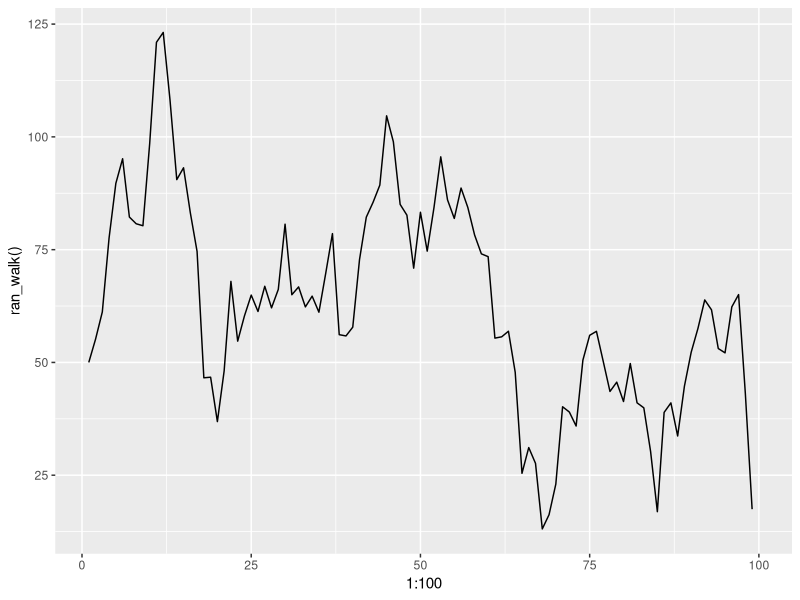
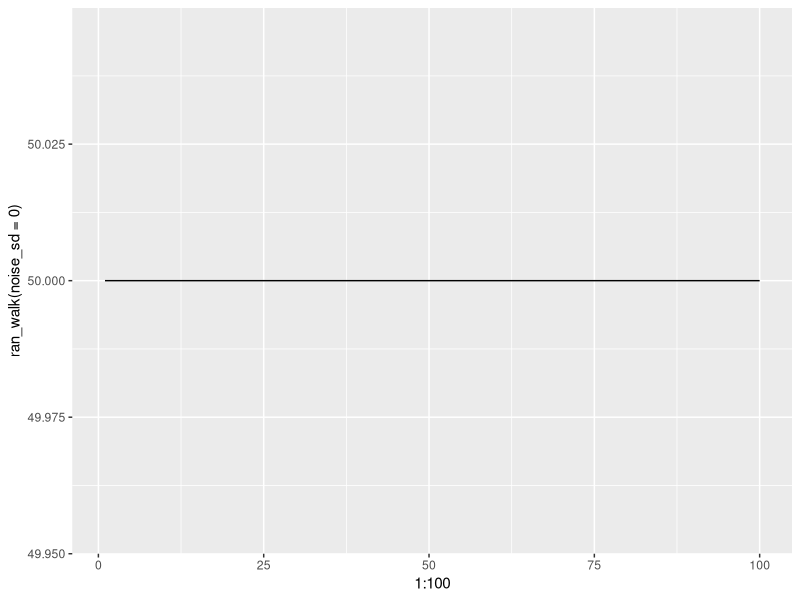
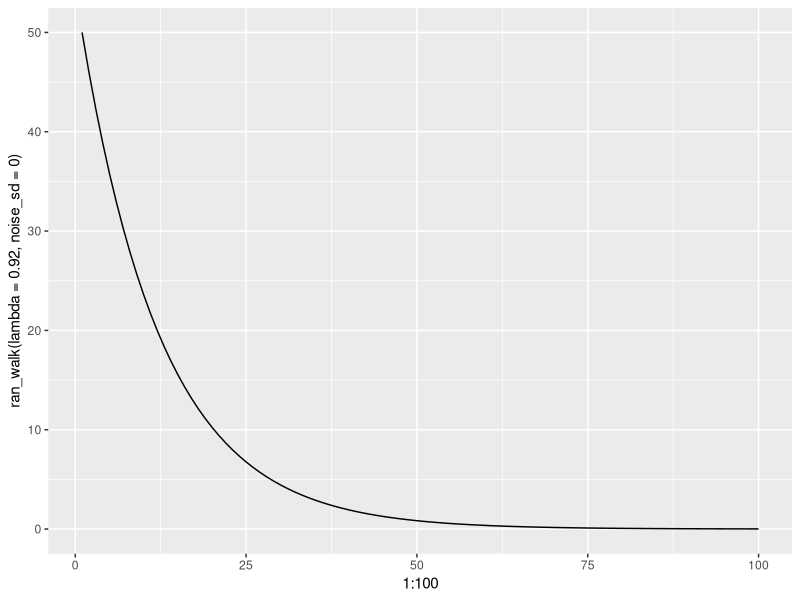
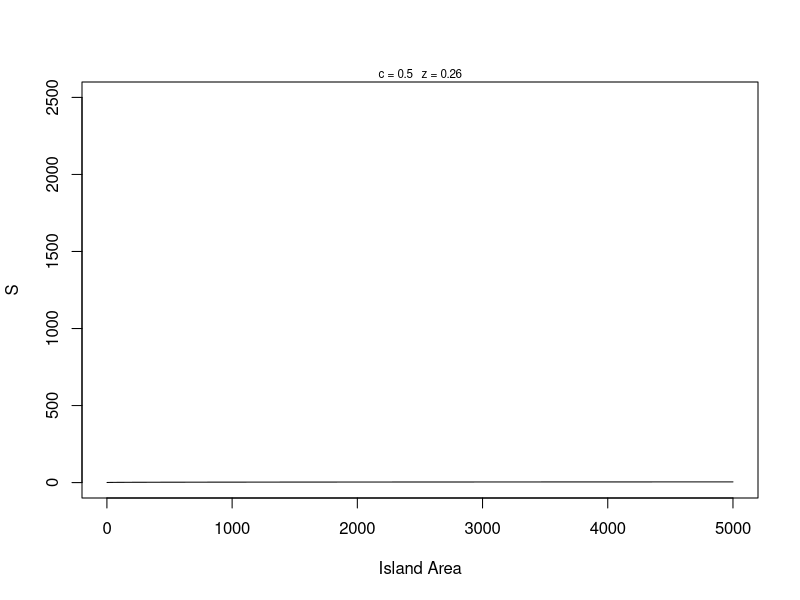
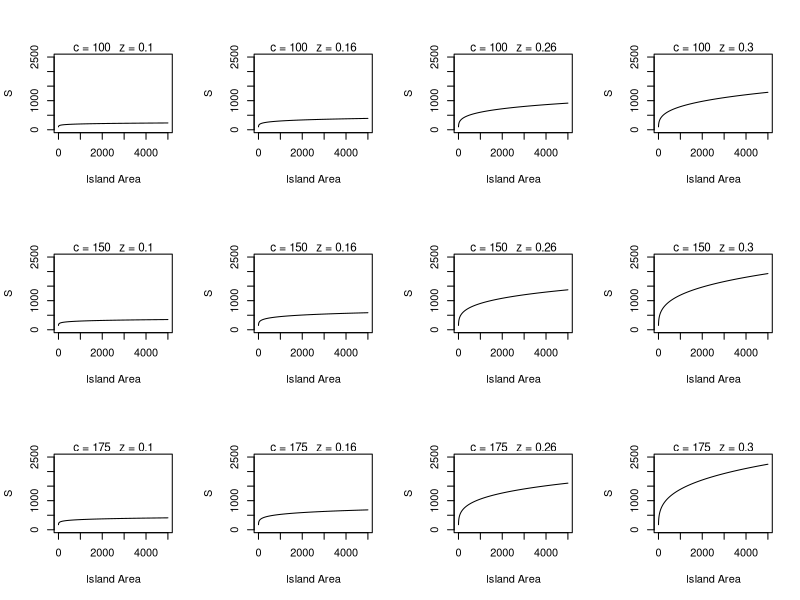
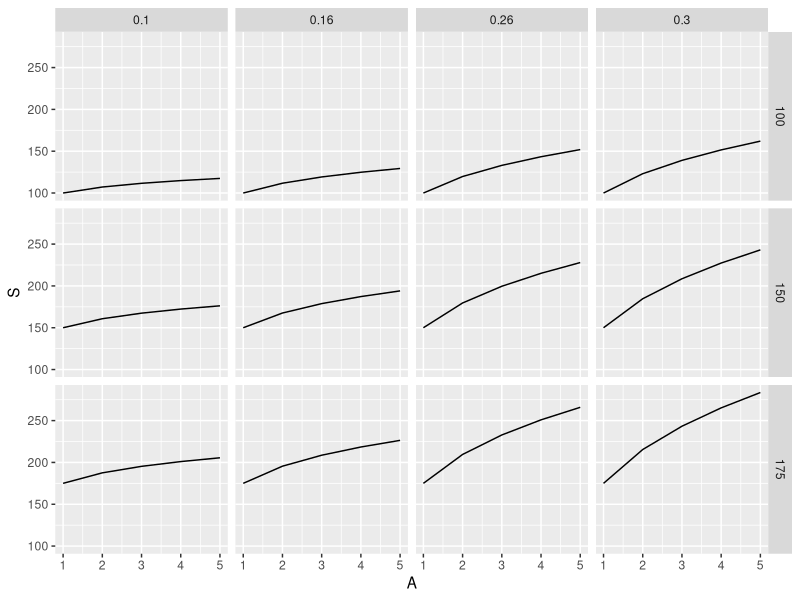
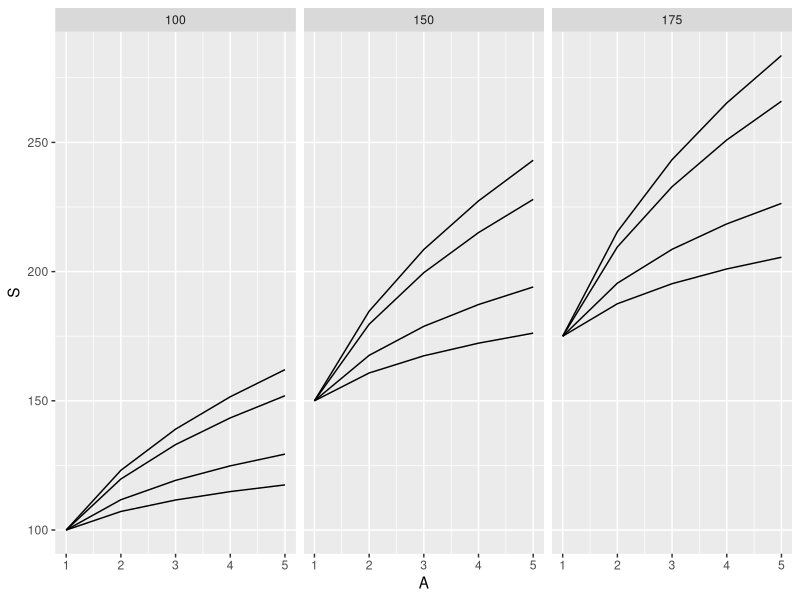
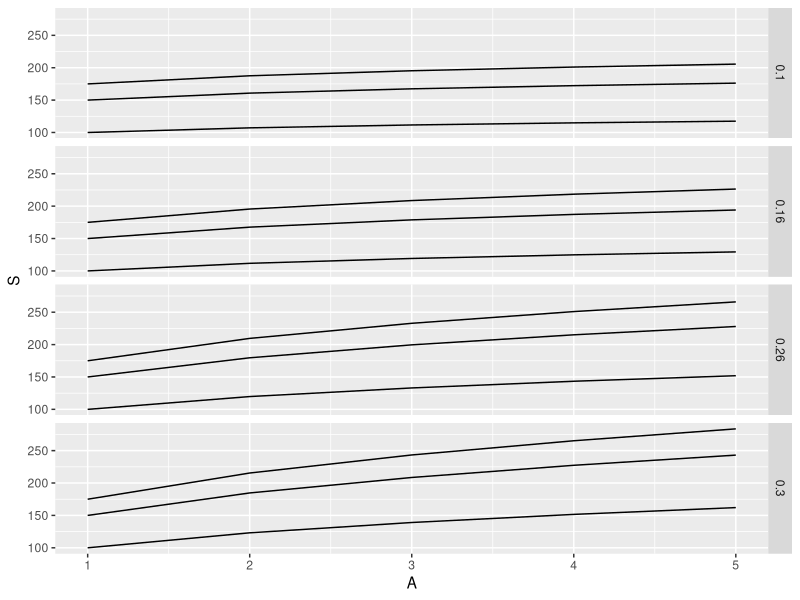

These figures' R source, in order:
## ---- chunk 1
# create a simple random growth population model function

##################################################
# FUNCTION: ran_walk
# stochastic random walk 
# input: times = number of time steps
#        n1 = initial population size (= n[1])
#        lambda = finite rate of increase
#        noise_sd = sd of a normal distribution with mean 0
# output: vector n with population sizes > 0 
#         until extinction, then NA 
#------------------------------------------------- 
library(ggplot2)
ran_walk <- function(times=100,n1=50,lambda=1.00,noise_sd=10) {
                n <- rep(NA,times)  # create output vector
                n[1] <- n1 # initialize with starting population size
                noise <- rnorm(n=times,mean=0,sd=noise_sd) # create noise vector
                for(i in 1:(times-1)) {
                  n[i + 1] <- lambda*n[i] + noise[i]
                  if(n[i + 1] <=0) {
                    n[i + 1] <- NA
                    cat("Population extinction at time",i+1,"\n")
                    break}
                }

return(n)
}

# explore paramaters in plot function
qplot(x=1:100,y=ran_walk(),geom="line")
qplot(x=1:100,y=ran_walk(noise_sd=0),geom="line")
qplot(x=1:100,y=ran_walk(lambda=0.92,noise_sd=0),geom="line")
## ---- chunk 2
m <- matrix(round(runif(20),digits=2),nrow=5)
# loop over rows
for (i in 1:nrow(m)) { # could use for (i in seq_len(nrow(m)))
  m[i,] <- m[i,] + i
} 
print(m)

# Loop over columns
m <- matrix(round(runif(20),digits=2),nrow=5)
for (j in 1:ncol(m)) {
  m[,j] <- m[,j] + j
}
print(m)

# Loop over rows and columns
m <- matrix(round(runif(20),digits=2),nrow=5)
for (i in 1:nrow(m)) {
  for (j in 1:ncol(m)) {
    m[i,j] <- m[i,j] + i + j
  } # end of column j loop
} # end or row i loop
 print(m) 
## ---- chunk 3
# S = cA^z species area function, but what does it look like??

##################################################
# function: SpeciesAreaCurve
# creates power function relationship for S and A
# input: A is a vector of island areas
#        c is the intercept constant
#        z is the slope constant
# output: S is a vector of species richness values
#------------------------------------------------- 
species_area_curve <- function(A=1:5000,c= 0.5,z=0.26){
  
  S <- c*(A^z)
return(S)
}
head(species_area_curve())

##################################################
# function: species_area_plot
# plot species area curves with parameter values
# input: A = vector of areas
#        c = single value for c parameter
#        z = single value for z parameter

# output: smoothed curve with parameters in graph
#------------------------------------------------- 
species_area_plot <- function(A=1:5000,c= 0.5,z=0.26) {
plot(x=A,y=species_area_curve(A,c,z),type="l",xlab="Island Area",ylab="S",ylim=c(0,2500))
mtext(paste("c =", c,"  z =",z),cex=0.7) 
#      return()
}
species_area_plot()
## ---- chunk 4
# global variables
c_pars <- c(100,150,175)
z_pars <- c(0.10, 0.16, 0.26, 0.3)
par(mfrow=c(3,4))
for (i in seq_along(c_pars)) {
  for (j in seq_along(z_pars)) {
    species_area_plot(c=c_pars[i],z=z_pars[j])
  }
} 
par(mfrow=c(1,1))
## ---- chunk 5

expand.grid(c_pars,z_pars)

##################################################
# function: sa_output
# Summary stats for species-area power function
# input: vector of predicted species richness 
# output: list of max-min, coefficient of variation 
#------------------------------------------------- 
sa_output <- function(S=runif(1:10)) {

sum_stats <- list(s_gain=max(S)-min(S),s_cv=sd(S)/mean(S))

return(sum_stats)
}
sa_output()

# Build program body with a single loop through 
# the parameters in modelFrame

# Global variables
area <- 1:5000
c_pars <- c(100,150,175)
z_pars <- c(0.10, 0.16, 0.26, 0.3)

# set up model frame
model_frame <- expand.grid(c=c_pars,z=z_pars)
model_frame$s_gain <- NA
model_frame$s_cv <- NA
print(model_frame)

# cycle through model calculations
for (i in 1:nrow(model_frame)) {
  
  # generate S vector
  temp1 <- species_area_curve(A=area,
                            c=model_frame[i,1],
                            z=model_frame[i,2])
  # calculate output stats
  temp2 <- sa_output(temp1)
  # pass results to columns in data frame
  model_frame[i,c(3,4)] <- temp2
  
}
print(model_frame)

## ---- chunk 6
library(ggplot2)

area <- 1:5 #keep this very small initially
c_pars <- c(100,150,175)
z_pars <- c(0.10, 0.16, 0.26, 0.3)

# set up model frame
model_frame <- expand.grid(c=c_pars,z=z_pars,A=area)
model_frame$S <- NA


# loop through the parameters and fill with SA function

for (i in 1:length(c_pars)) {
  for (j in 1:length(z_pars)) {
    model_frame[model_frame$c==c_pars[i] & model_frame$z==z_pars[j],"S"] <-   species_area_curve(A=area,c=c_pars[i],z=z_pars[j])
  }
}


for (i in 1:nrow(model_frame)) {
  model_frame[i,"S"] <- species_area_curve(A=model_frame$A[i],
                   c=model_frame$c[i],
                   z=model_frame$z[i])
}
# print(modelFrame) # check by printing a data frame with limited parameter values

library(ggplot2)

p1 <- ggplot(data=model_frame)
p1 + geom_line(mapping= aes(x=A,y=S)) +
  facet_grid(c~z)

p2 <- p1
p2 + geom_line(mapping=aes(x=A,y=S,group=z)) +
  facet_grid(.~c)

p3 <- p1
p3 + geom_line(mapping=aes(x=A,y=S,group=c)) +
  facet_grid(z~.)
